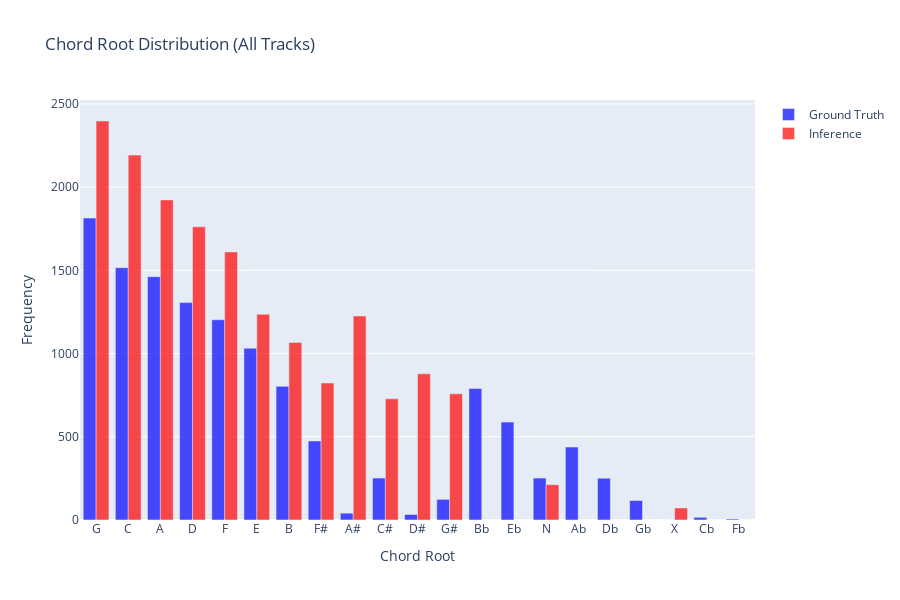

The code cell stored with this chart in its notebook:
### Code cell
# Plot 3: Chord root distribution comparison
def get_root_distribution(all_data, source='inference'):
    """Get distribution of chord roots."""
    all_roots = []
    for track_data in all_data:
        if source == 'inference':
            chords = [c[2] for c in track_data['inference']]
        else:
            chords = [c[2] for c in track_data['ground_truth']]
        
        roots = [extract_chord_roots(c) for c in chords]
        all_roots.extend(roots)
    
    return Counter(all_roots)

gt_roots = get_root_distribution(all_data, 'ground_truth')
inf_roots = get_root_distribution(all_data, 'inference')

# Get all unique roots
all_roots = sorted(set(list(gt_roots.keys()) + list(inf_roots.keys())))

fig = go.Figure()

fig.add_trace(go.Bar(
    x=all_roots,
    y=[gt_roots.get(root, 0) for root in all_roots],
    name='Ground Truth',
    marker_color='blue',
    opacity=0.7
))

fig.add_trace(go.Bar(
    x=all_roots,
    y=[inf_roots.get(root, 0) for root in all_roots],
    name='Inference',
    marker_color='red',
    opacity=0.7
))

fig.update_layout(
    title='Chord Root Distribution (All Tracks)',
    xaxis_title='Chord Root',
    yaxis_title='Frequency',
    barmode='group',
    height=600,
    xaxis={'categoryorder': 'total descending'}
)

fig.show()

### Figure 1 — Plotly figure (JSON) as saved in the notebook; plotly's stock layout.template omitted (floating-point values rounded to 4 significant figures)
{"data": [{"marker": {"color": "blue"}, "name": "Ground Truth", "opacity": 0.7, "type": "bar", "x": ["A", "A#", "Ab", "B", "Bb", "C", "C#", "Cb", "D", "D#", "Db", "E", "Eb", "F", "F#", "Fb", "G", "G#", "Gb", "N", "X"], "y": [1462, 41, 438, 803, 790, 1516, 252, 16, 1306, 33, 251, 1032, 588, 1203, 475, 6, 1814, 124, 117, 252, 0]}, {"marker": {"color": "red"}, "name": "Inference", "opacity": 0.7, "type": "bar", "x": ["A", "A#", "Ab", "B", "Bb", "C", "C#", "Cb", "D", "D#", "Db", "E", "Eb", "F", "F#", "Fb", "G", "G#", "Gb", "N", "X"], "y": [1923, 1225, 0, 1067, 0, 2192, 728, 0, 1761, 878, 0, 1236, 0, 1610, 823, 0, 2397, 758, 0, 212, 72]}], "layout": {"barmode": "group", "height": 600, "title": {"text": "Chord Root Distribution (All Tracks)"}, "xaxis": {"categoryorder": "total descending", "title": {"text": "Chord Root"}}, "yaxis": {"title": {"text": "Frequency"}}}}
